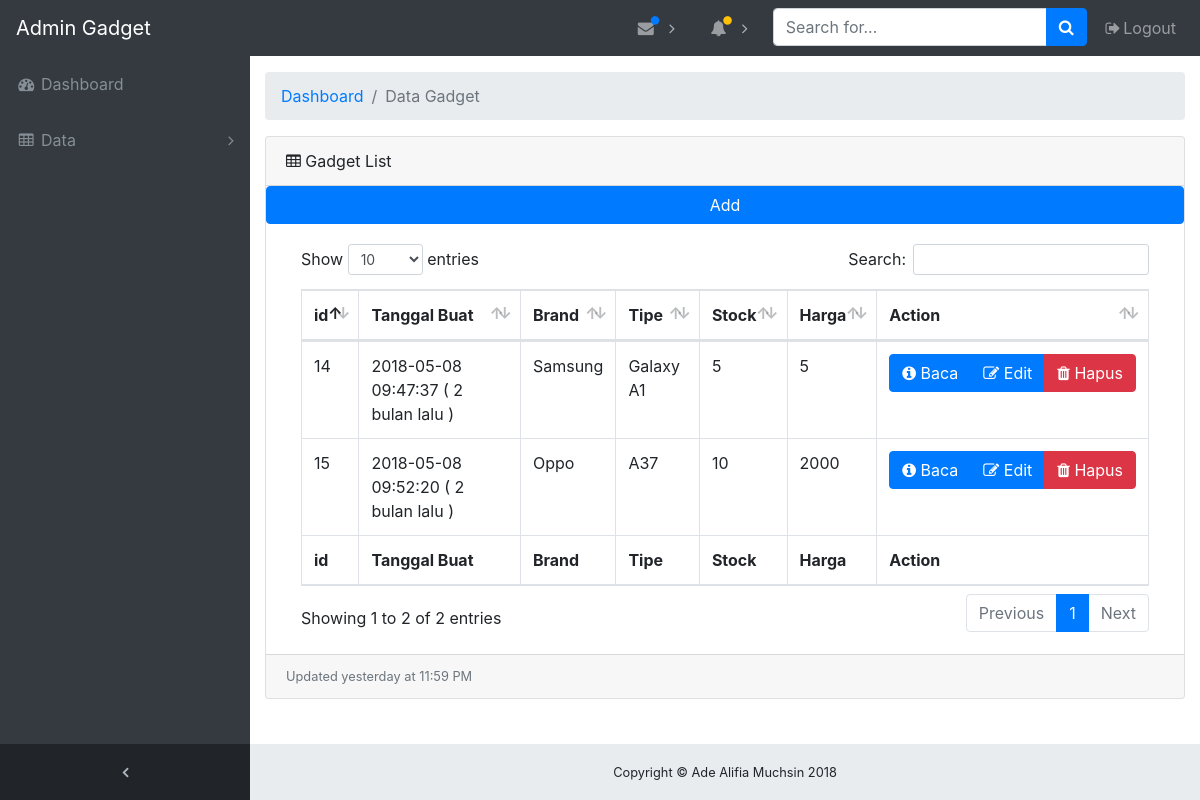
The app's page /index.php/admin/gadget, older data.
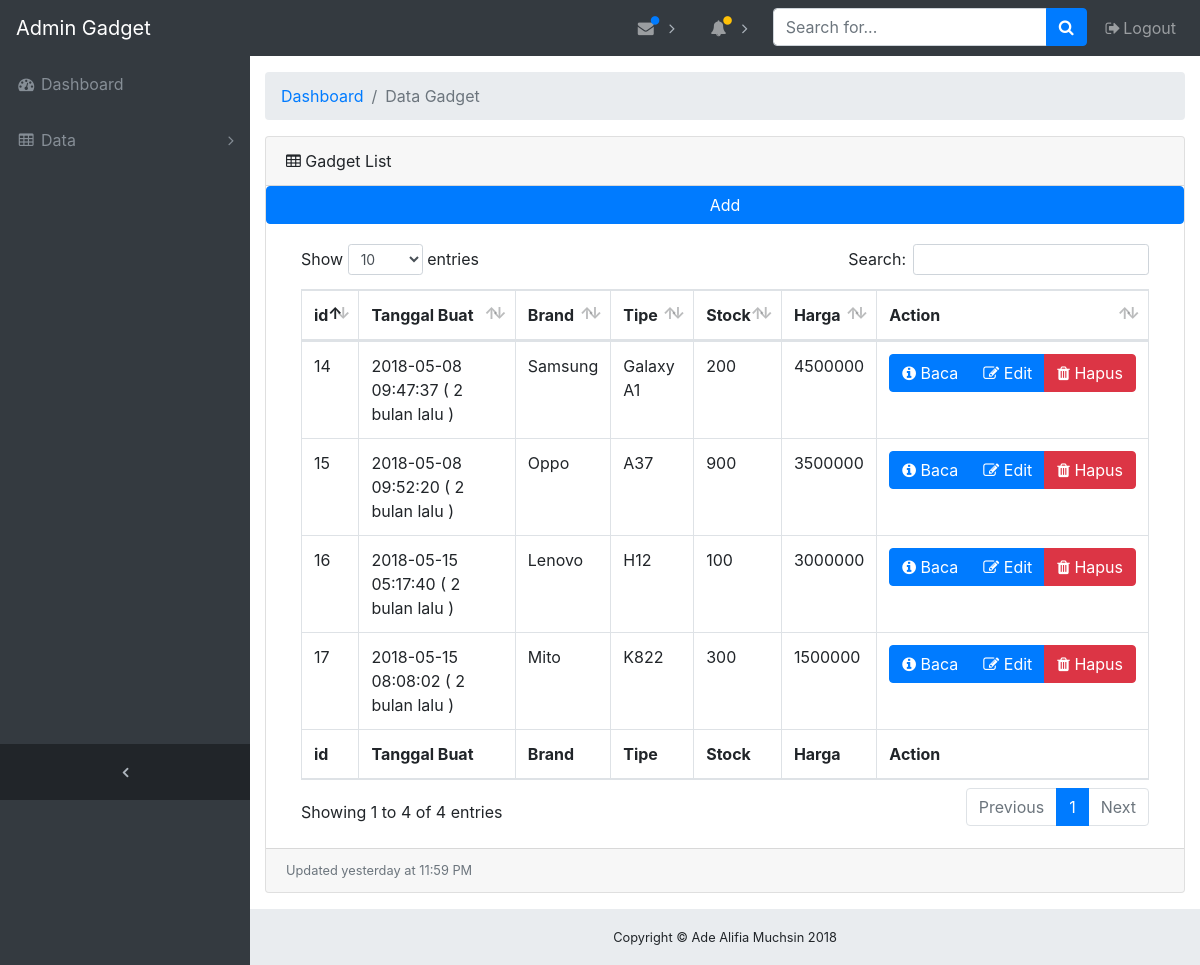
The same page, newer data.
### tables this page shows
CREATE TABLE `gadget_table` (
  `post_id` int(11) NOT NULL,
  `post_date` datetime DEFAULT '0000-00-00 00:00:00',
  `fk_brand_id` int(11) NOT NULL,
  `post_name` varchar(120) NOT NULL,
  `post_slug` varchar(120) NOT NULL,
  `post_keccpu` varchar(120) NOT NULL,
  `post_ram` int(11) NOT NULL,
  `post_battery` varchar(120) NOT NULL,
  `post_frontcam` varchar(120) NOT NULL,
  `post_backcam` varchar(120) NOT NULL,
  `post_int` int(11) NOT NULL,
  `post_thumbnail` varchar(120) NOT NULL,
  `post_status` tinyint(4) NOT NULL DEFAULT '1',
  `date_created` datetime NOT NULL DEFAULT CURRENT_TIMESTAMP,
  `stock` int(11) NOT NULL,
  `price` bigint(30) NOT NULL
);

CREATE TABLE `brand` (
  `brand_id` int(11) NOT NULL,
  `brand_name` varchar(120) NOT NULL,
  `brand_description` varchar(200) NOT NULL,
  `date_created` timestamp NOT NULL DEFAULT CURRENT_TIMESTAMP
);

### application/controllers/Admin.php (called while the page is built, shortened)
<?php
class Admin extends CI_Controller {
	function __construct()
	{
		$this->load->helper('MY');
		$this->load->model('gadget_model');
		$this->load->model('brand_model');
		$this->load->model('user_model');
		$this->load->model('transaksi_model');
		$this->load->model('stockprice_model');
	}
	public function gadget(){
		$data['page_title'] = 'Gadget List';
		$data['all_gadget'] = $this->gadget_model->get_all_gadget();
		$this->load->view("templates/v_admin_header");
		$this->load->view('admin/gadget_view',$data);
		$this->load->view("templates/v_admin_footer");
	}
}

### index.php (called while the page is built, shortened)
<?php
require_once BASEPATH.'core/CodeIgniter.php';

### application/models/Gadget_model.php (called while the page is built, shortened)
<?php
    class Gadget_model extends CI_Model {
        public function get_all_gadget( $limit = FALSE, $offset = FALSE ) {
            $this->db->order_by('gadget_table.post_date', 'DESC');
            $this->db->join('brand', 'brand.brand_id = gadget_table.fk_brand_id');
            $query = $this->db->get('gadget_table');
            return $query->result();
        }
    }

### application/helpers/MY_helper.php (called while the page is built, shortened)
<?php
if (!function_exists('time_ago')) {
    function time_ago($time)
    {
        $periods = array("detik", "menit", "jam", "hari", "minggu", "bulan", "tahun", "dekade");
        $lengths = array("60", "60", "24", "7", "4.35", "12", "10");
        $now = time();
        $difference = $now - strtotime($time);
        $tense = "lalu";
        for ($j = 0; $difference >= $lengths[$j] && $j < count($lengths) - 1; $j++) {
            $difference /= $lengths[$j];
        }
        $difference = round($difference);
        return "$difference $periods[$j] $tense ";
    }
}

### application/views/admin/gadget_view.php (the view)
<?php defined('BASEPATH') OR exit('No direct script access allowed'); ?><!doctype html>
<div class="content-wrapper">
    <div class="container-fluid">
      <ol class="breadcrumb">
        <li class="breadcrumb-item">
          <a href="#">Dashboard</a>
        </li>
        <li class="breadcrumb-item active">Data Gadget</li>
      </ol>
      <div class="card mb-3">
        <div class="card-header">
          <i class="fa fa-table"></i> <?php echo $page_title ?>
          </div>
          <?php echo anchor('gadget/create', 'Add', array('class' => 'btn btn-primary')); ?>
        <div class="card-body">
          <div class="table-responsive">
            <table class="table table-bordered" id="dataTable" width="100%" cellspacing="0">
              <thead>
                <tr>
                  <th>id</th>
                  <th>Tanggal Buat</th>
                  <th>Brand</th>
                  <th>Tipe</th>
                  <th>Stock</th>
                  <th>Harga</th>
                  <th>Action</th>
                </tr>
              </thead>
              <tfoot>
                <tr>
                  <th>id</th>
                  <th>Tanggal Buat</th>
                  <th>Brand</th>
                  <th>Tipe</th>
                  <th>Stock</th>
                  <th>Harga</th>
                  <th>Action</th>
                </tr>
              </tfoot>
              <tbody>
              <?php if( !empty($all_gadget) ) : ?>
              <?php
                foreach ($all_gadget as $key) :
              ?>
                <tr>
                  <td><?php echo $key->post_id ?></td>
                  <td><?php echo $key->post_date ?> ( <?php echo time_ago($key->post_date)?>)</td>
                  <td><?php echo $key->brand_name ?></td>
                  <td><?php echo word_limiter($key->post_name, 10) ?></td>
                  <td><?php echo $key->stock ?></td>
                  <td><?php echo $key->price ?></td>
                  <td>
                    <div class="btn-group">
                    <a href="<?php echo base_url(). 'gadget/read/'.$key->post_slug ?>" class="btn btn-primary"><span class="fa fa-info-circle"></span> Baca</a>
                    <a href="<?php echo base_url(). 'gadget/edit/' . $key->post_id ?>" class="btn btn-primary"><span class="fa fa-edit"></span> Edit</a>
                    <a href="<?php echo base_url(). 'gadget/delete/' . $key->post_id ?>" onClick="return confirm('Apakah anda yakin ingin menghapus data ini?')" class="btn btn-danger"><span class="fa fa-trash"></span> Hapus</a>
                </div>
                  </td>
                </tr>
              <?php endforeach; ?>
              <?php else : ?>
              <p>Belum ada data.</p>
              <?php endif; ?>
              </tbody>
            </table>
          </div>
        </div>
        <div class="card-footer small text-muted">Updated yesterday at 11:59 PM</div>
      </div>
    </div>

Row changes from the older to the newer data that the page shows:
added gadget_table: post_id "17", post_date "2018-05-15 08:08:02", post_date "2 bulan lalu", fk_brand.brand_name "Mito", post_name "K822", stock "300", price "1500000"
added gadget_table: post_id "16", post_date "2018-05-15 05:17:40", post_date "2 bulan lalu", fk_brand.brand_name "Lenovo", post_name "H12", stock "100", price "3000000"
changed gadget_table "Oppo": stock "10" → "900"; price "2000" → "3500000"
changed gadget_table "Galaxy A1": stock "5" → "200"; price "5" → "4500000"
Text that changed along with them:
text written by a page script: "Show entries Search: Showing 1 to 2 of 2 entries Previous 1 Next" → "Show entries Search: Showing 1 to 4 of 4 entries Previous 1 Next"
